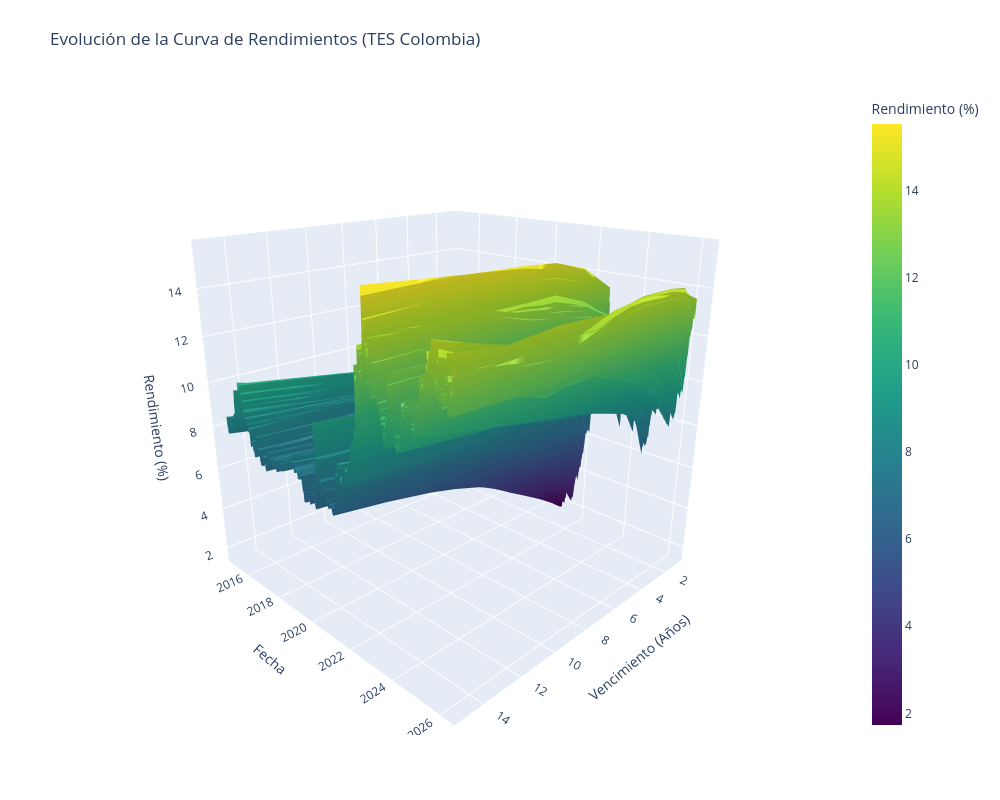

The notebook cell saved with this chart:
### Code cell
# 1. Definir vencimientos (Eje X) según la base actual
vencimientos = [1, 2, 3, 5, 7, 10, 15]
columnas_bonos = ["r_1yr", "r_2yr", "r_3yr", "r_5yr", "r_7yr", "r_10yr", "r_15yr"]

# 2. Asegurar formato de fecha y ordenar
df_plot = df.copy()
df_plot["fecha"] = pd.to_datetime(df_plot["fecha"], errors="coerce")
df_plot = df_plot.dropna(subset=["fecha"]).sort_values("fecha")

# 3. Tomar una muestra temporal para que el gráfico sea más legible
step = 1
fechas = df_plot["fecha"].iloc[::step]
matriz_rendimientos = df_plot[columnas_bonos].iloc[::step].values

# 4. Crear la figura 3D
fig = go.Figure(data=[go.Surface(
    z=matriz_rendimientos,
    x=vencimientos,
    y=fechas,
    colorscale="Viridis",
    colorbar_title="Rendimiento (%)"
 )])

# 5. Configurar diseño
fig.update_layout(
    title="Evolución de la Curva de Rendimientos (TES Colombia)",
    autosize=True,
    width=1000,
    height=800,
    margin=dict(l=65, r=50, b=65, t=90),
    scene=dict(
        xaxis_title="Vencimiento (Años)",
        yaxis_title="Fecha",
        zaxis_title="Rendimiento (%)",
        camera=dict(eye=dict(x=1.5, y=1.5, z=0.8)),
    ),
)

fig.show()

### Figure 1 — Plotly figure (JSON) as saved in the notebook; plotly's stock layout.template omitted (floating-point values rounded to 4 significant figures; data arrays with more than 128 entries replaced by an {"elided": "..."} marker saying what was removed)
{"data": [{"colorbar": {"title": {"text": "Rendimiento (%)"}}, "colorscale": [[0, "#440154"], [0.1111, "#482878"], [0.2222, "#3e4989"], [0.3333, "#31688e"], [0.4444, "#26828e"], [0.5556, "#1f9e89"], [0.6667, "#35b779"], [0.7778, "#6ece58"], [0.8889, "#b5de2b"], [1, "#fde725"]], "type": "surface", "x": [1, 2, 3, 5, 7, 10, 15], "y": {"elided": "2735 str values"}, "z": {"elided": "2735x7 float values"}}], "layout": {"autosize": true, "height": 800, "margin": {"b": 65, "l": 65, "r": 50, "t": 90}, "scene": {"camera": {"eye": {"x": 1.5, "y": 1.5, "z": 0.8}}, "xaxis": {"title": {"text": "Vencimiento (Años)"}}, "yaxis": {"title": {"text": "Fecha"}}, "zaxis": {"title": {"text": "Rendimiento (%)"}}}, "title": {"text": "Evolución de la Curva de Rendimientos (TES Colombia)"}, "width": 1000}}
